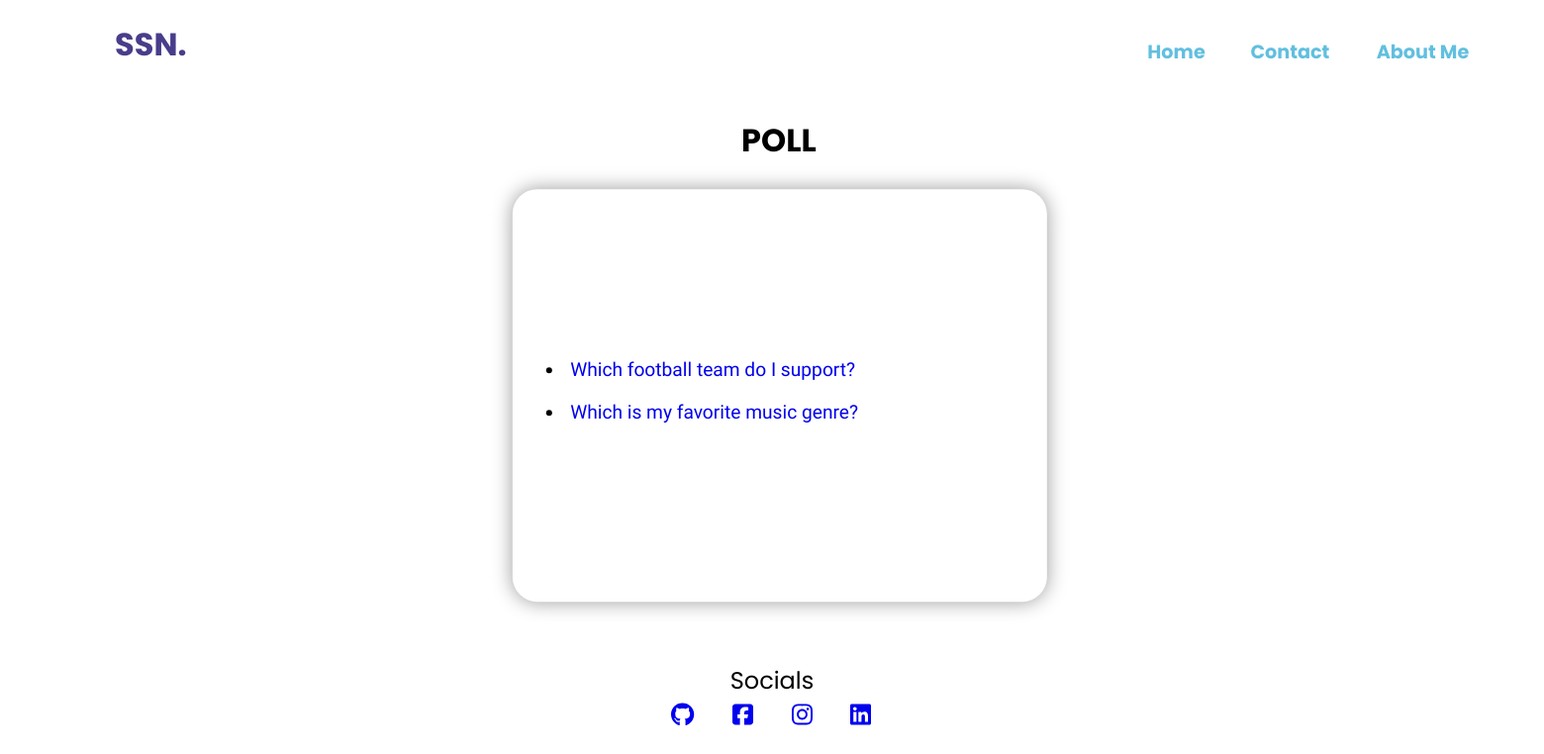
Screenshot of /polls/ with the database file from the repository.
### poll/models.py (models this page shows, shortened)
class Question(models.Model):
    question_text = models.CharField(max_length=200)
    pub_date = models.DateTimeField('date published')

### poll/views.py (the view)
# urls.py: path('', views.index, name='index'),
def index(request):
    latest_question_list = Question.objects.order_by('-pub_date')[:5]
    context = {'latest_question_list': latest_question_list,}
    return render(request, 'poll.html', context)

### poll/templates/poll.html (shortened to what this page needs)
{% extends "main_p.html"%}
    {% block dependencies%}
        {% load static %}
        <link rel="stylesheet" type="text/css" href="{% static 'polls.css' %}">
    {% endblock dependencies %}
    {% block content%}
        <div class='poll'>
            <h1 class="ptit">POLL</h1>
            <div class='poll-container'>
                <div class='poll-card'>
                    {% if latest_question_list %}
                        <ul>
                        {% for question in latest_question_list %}
                            <li><a href="{% url 'polls:detail' question.id %}">{{ question.question_text }}</a></li>
                        {% endfor %}
                        </ul>
                    {% else %}
                        <p>No polls are available.</p>
                    {% endif %}
                    </div>
            </div>
        </div>
    {% endblock content%}

### home/static/main.css (style rules this page uses)
body { font-family: 'Poppins', sans-serif; }

### poll/static/polls.css (style rules this page uses)
h1 { position: relative; left: 25%; }
.ptit { position: relative; left: 48%; }
a { text-decoration: none; }
.poll-container { display: flex; margin-top: 3%; justify-content: space-evenly; flex-direction: row; }
.poll-card { position: relative; left: 18%; top: 30%; transform: translate(-50%, -5%); display: flex; justify-content: space-evenly; background: white; align-items: left; flex-direction: column; border-radius: 25px; width: 30%; min-height: 340px; box-shadow: 0 0px 20px rgba(0,0,0,0.4); font-size: 1.2rem; padding: 2.5%; margin-bottom: 2%; text-align: left; font-family: 'Hahmlet', serif; }
ul { padding: 9px 10px; text-align: left; margin: 5px; border: 5px; }
li { margin-bottom: 10px; padding: 5px; }

### rows the page displays
Question: question_text "Which football team do I support?"
Question: question_text "Which is my favorite music genre?"
